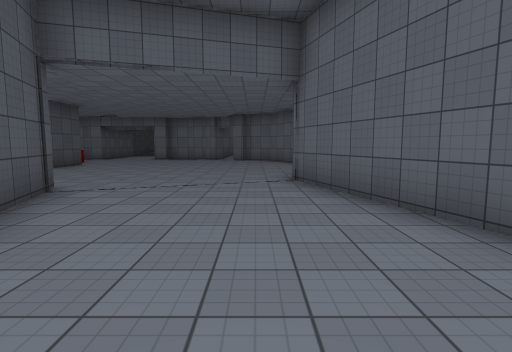
View 1 (above)

17 first-person views from a walk through a 3-D level made in the Unity game engine. The camera is 1.5 m above the floor, tilts 6° down and sees 80° across. The floor is counted in squares, 2 m on a side. Each view is taken from the middle of a square. On the plan, view 1 faces up. The plan holds only what a view shows up to about 10 squares ahead; the rest is blank. The place goes on beyond the plan. The player is left out. Surface patterns are stand-ins for the level's own textures.

View 2
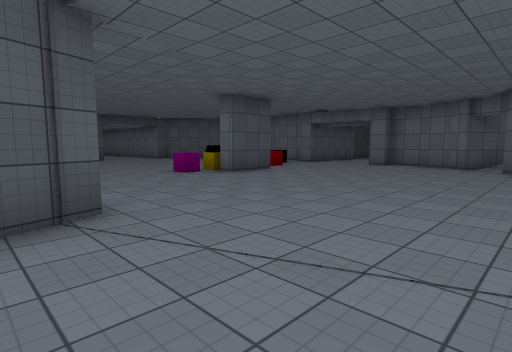

View 3
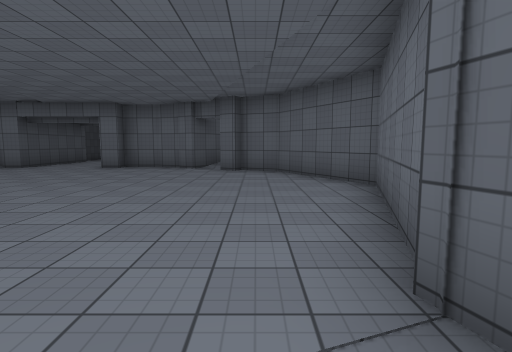

View 4
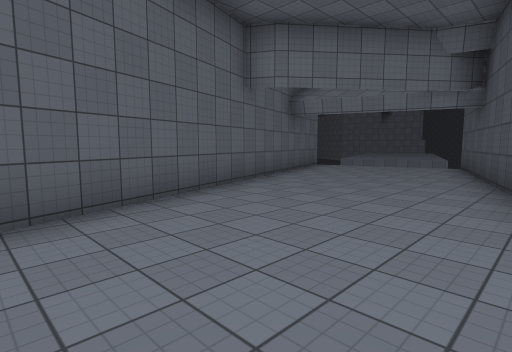

View 5
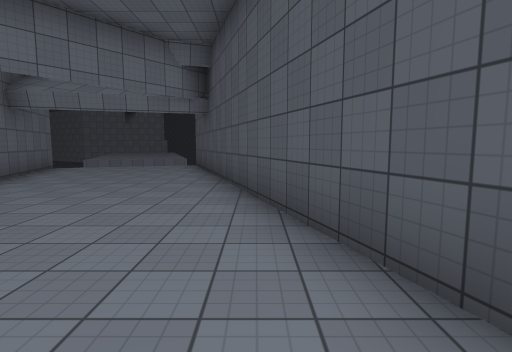

View 6
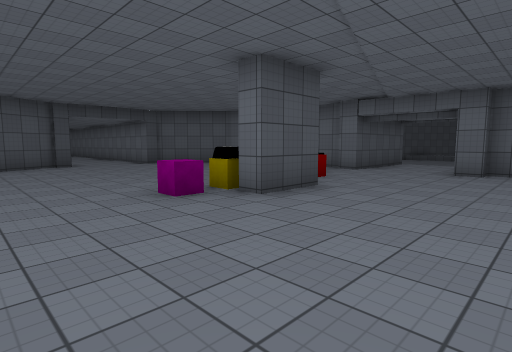

View 7
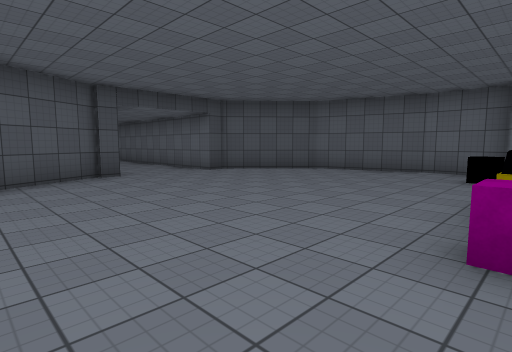

View 8
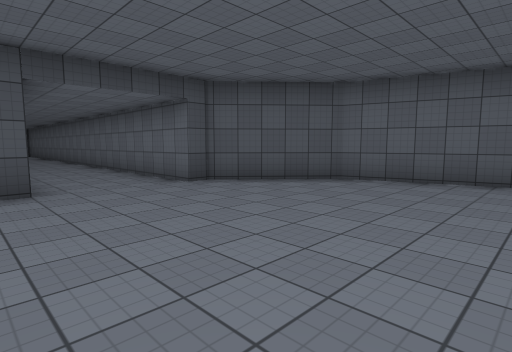

View 9
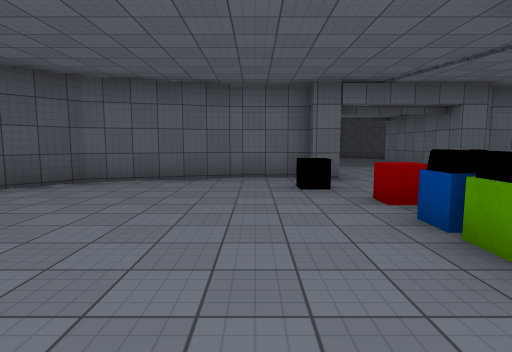

View 10
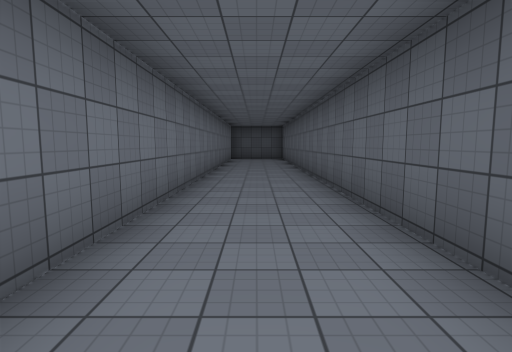

View 11
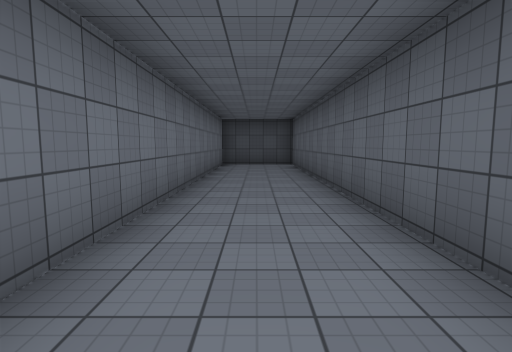

View 12
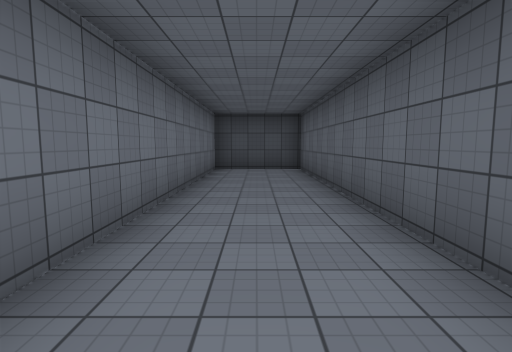

View 13
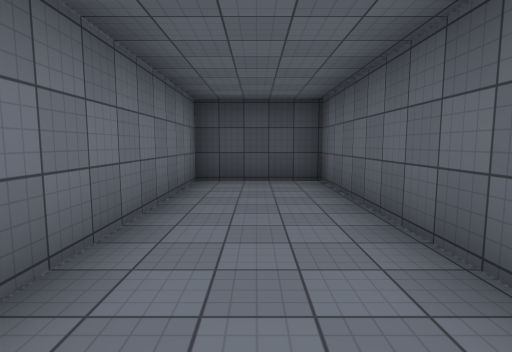

View 14
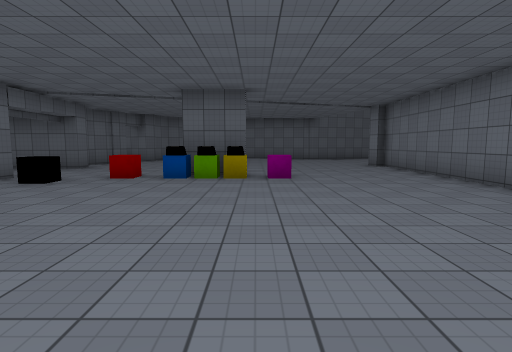

View 15
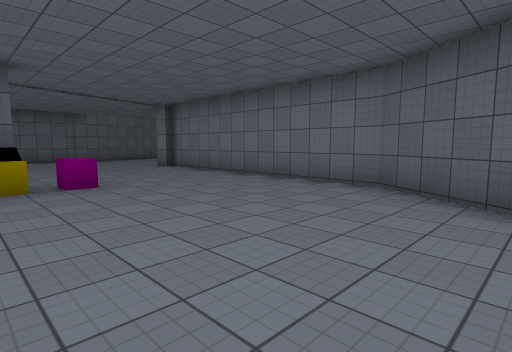

View 16
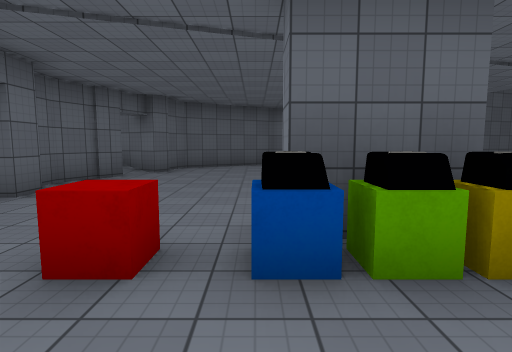

View 17
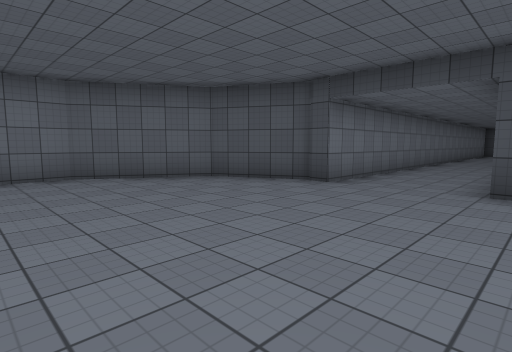

### Floor plan
Points are (right, up) in squares from view 1. A wall is a line through its corners. A room is listed if a view was taken in it or the views show most of it. See-through windows are left out.
Room 1 (views 1, 2, 3, 4, 5, 6, 7, 8, 9, 10, 11, 12, 13, 14, 15, 16, 17)
walls: (-3.4, 5.2) (0, -5.5); (-7.7, 14.8) (-9.6, 14.8); (-9.5, 14.8) (-12.3, 14) (-14.2, 11.9) (-14.2, 11.3) (-31.2, 11.3) (-31.2, 8.8) (-14.2, 8.8) (-14.2, 8.2); (-14.4, 8.4) (-13.3, 6.2) (-10.8, 4.7) (-4, 4.7); (-7.2, 16) (-7.2, 14.4) (-7.9, 14.4); (-2.3, 14.5) (-3.2, 14.8) (-4.2, 14.8) (-4.2, 14.4) (-4.8, 14.4) (-4.8, 18.1); (-0.6, 13.4) (-1, 13.7) (-0.2, 14.9); (-1.1, 15.3) (-1.9, 14.2) (-2.4, 14.5); (4.3, -4.5) (0.8, 6.3) (2.1, 10.4) (0.6, 13.2) (-0.5, 13.7)
low walls: (-6.9, 12.2) (-6.9, 11.7) (-7.4, 11.7) (-7.4, 12.2)
ways out: gap at (-8, 14); gap at (-5, 18)
objects: other object (-7, 9); other object (-7, 10); other object (-7, 11)

Positions as (right, up) in squares from view 1, and headings:
1: (0, 0), facing up
2: (0, 4), facing up-left
3: (0, 5), facing up
4: (-2, 5), facing down-right
5: (-2, 5), facing down
6: (-3, 6), facing up-left
7: (-7, 6), facing up-left
8: (-9, 8), facing up-left
9: (-9, 8), facing up
10: (-16, 10), facing left
11: (-20, 10), facing left
12: (-22, 10), facing left
13: (-25, 10), facing left
14: (-14, 9), facing right
15: (-13, 10), facing down-right
16: (-9, 11), facing right
17: (-9, 12), facing down-left
